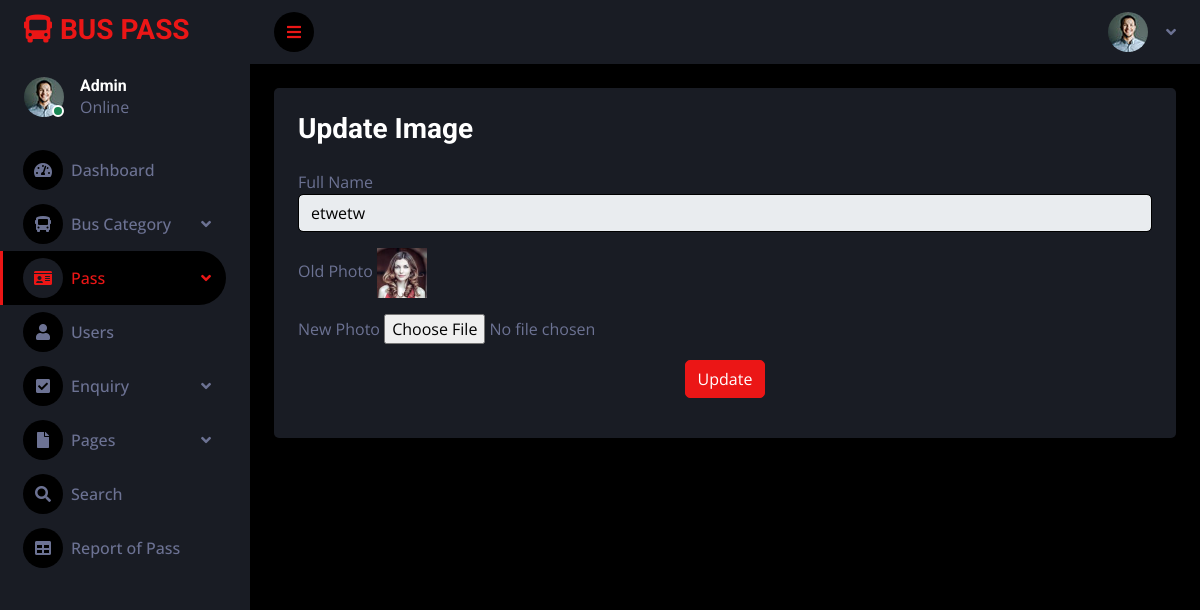
The app's page /admin/changeimage.php?editid=14 (signed in) with its own data.
### tables this page shows
CREATE TABLE `tblpass` (
  `ID` int(10) NOT NULL,
  `PassNumber` varchar(200) DEFAULT NULL,
  `FullName` varchar(200) DEFAULT NULL,
  `ProfileImage` varchar(200) DEFAULT NULL,
  `ContactNumber` bigint(10) DEFAULT NULL,
  `Email` varchar(200) DEFAULT NULL,
  `IdentityType` varchar(200) DEFAULT NULL,
  `IdentityCardno` varchar(200) DEFAULT NULL,
  `Category` varchar(100) DEFAULT NULL,
  `Source` varchar(200) DEFAULT NULL,
  `Destination` varchar(200) DEFAULT NULL,
  `FromDate` varchar(200) DEFAULT NULL,
  `ToDate` varchar(200) DEFAULT NULL,
  `Cost` decimal(10,0) DEFAULT NULL,
  `Status` varchar(50) NOT NULL DEFAULT 'Pending',
  `Payment` varchar(100) NOT NULL DEFAULT 'Not Done',
  `PasscreationDate` timestamp NULL DEFAULT current_timestamp()
);

### admin/changeimage.php (the view, shortened to what this page needs)
<?php
include('includes/dbconnection.php');
?>
<html>
<head>
    <link href="https://cdnjs.cloudflare.com/ajax/libs/font-awesome/5.10.0/css/all.min.css" rel="stylesheet">
    <link href="https://cdn.jsdelivr.net/npm/bootstrap-icons@1.4.1/font/bootstrap-icons.css" rel="stylesheet">
    <link href="lib/owlcarousel/assets/owl.carousel.min.css" rel="stylesheet">
    <link href="lib/tempusdominus/css/tempusdominus-bootstrap-4.min.css" rel="stylesheet" />
    <link href="css/bootstrap.min.css" rel="stylesheet">
    <link href="css/style.css" rel="stylesheet">
</head>
<body>
    <?php include('includes/sidebar2.php');?>
    <div class="content">
        <?php include_once('includes/header.php');?>
        <div class="container-fluid position-relative d-flex p-0">
            <div class="container-fluid pt-4 px-4">
                <div class="col-12">
                    <div class="col-12">
                        <div class="bg-secondary rounded h-100 p-4">
                            <h3 class="mb-4">Update Image</h3>
                            <form method="post" enctype="multipart/form-data">
                                <?php
                                $eid = $_GET['editid'];
                                $sql = "SELECT * FROM tblpass WHERE ID = :eid";
                                $query = $dbh->prepare($sql);
                                $query->bindParam(':eid', $eid, PDO::PARAM_STR);
                                $query->execute();
                                $results = $query->fetchAll(PDO::FETCH_OBJ);
                                if ($query->rowCount() > 0) {
                                    foreach ($results as $row) {
                                        ?>
                                        <div class="mb-3">
                                            <label for="exampleInputEmail1">Full Name</label>
                                            <input type="text" name="fullname" value="<?php echo $row->FullName; ?>" class="form-control" readonly="true">
                                        </div>
                                        <div class="mb-3">
                                            <label for="exampleInputEmail1">Old Photo</label>
                                            <img src="images/<?php echo $row->ProfileImage; ?>" width="50" height="50" alt="Old Photo">
                                        </div>
                                        <div class="mb-3">
                                            <label for="exampleInputEmail1">New Photo</label>
                                            <input type="file" name="propic" accept="images/*">
                                        </div>
                                <?php
                                    }
                                }
                                ?>
                                <p style="text-align:center">
                                    <button type="submit" class="btn btn-primary" name="submit" id="submit">Update</button>
                                </p>
                            </form>
                        </div>
                    </div>
                </div>
            </div>
        </div>
</body>
</html>

### admin/includes/sidebar2.php (shortened to what this page needs)
<?php
include('includes/dbconnection.php');
?>
<!DOCTYPE html>
<html lang="en">
<head>
    <link href="https://cdnjs.cloudflare.com/ajax/libs/font-awesome/5.10.0/css/all.min.css" rel="stylesheet">
    <link href="https://cdn.jsdelivr.net/npm/bootstrap-icons@1.4.1/font/bootstrap-icons.css" rel="stylesheet">
    <link href="lib/owlcarousel/assets/owl.carousel.min.css" rel="stylesheet">
    <link href="lib/tempusdominus/css/tempusdominus-bootstrap-4.min.css" rel="stylesheet" />
    <link href="css/bootstrap.min.css" rel="stylesheet">
    <link href="css/style.css" rel="stylesheet">
</head>
<body>
 <div class="sidebar pe-4 pb-3">
            <nav class="navbar bg-secondary navbar-dark">
                <a href="dashboard.php" class="navbar-brand mx-4 mb-3">
                    <h3 class="text-primary"><i class="fa fa-bus me-2"></i>BUS PASS</h3>
                </a>
                <div class="d-flex align-items-center ms-4 mb-4">
                    <div class="position-relative">
                        <img class="rounded-circle" src="img/user.jpg" alt="" style="width: 40px; height: 40px;">
                        <div class="bg-success rounded-circle border border-2 border-white position-absolute end-0 bottom-0 p-1"></div>
                    </div>
                    <?php
                            $aid = $_SESSION['bpmsaid'];
                            $sql = "SELECT AdminName FROM tbladmin WHERE ID=:aid";
                            $query = $dbh->prepare($sql);
                            $query->bindParam(':aid', $aid, PDO::PARAM_STR);
                            $query->execute();
                            $results = $query->fetchAll(PDO::FETCH_OBJ);
                            if ($query->rowCount() > 0) {
                                foreach ($results as $row) {
                            ?>
                    <div class="ms-3">
                        <h6 class="mb-0"><?php echo $row->AdminName; ?></h6>
                        <span>Online</span>
                    </div>
                    <?php $cnt = $cnt + 1;
                                }
                            } ?>
                </div>
                <div class="navbar-nav w-100">
                    <a href="dashboard.php" class="nav-item nav-link "><i class="fa fa-tachometer-alt me-2"></i>Dashboard</a>
                    <div class="nav-item dropdown">
                        <a href="#" class="nav-link dropdown-toggle" data-bs-toggle="dropdown"><i class="fa fa-bus me-2"></i>Bus Category</a>
                    </div>
                    <div class="nav-item dropdown">
                        <a href="#" class="nav-link dropdown-toggle active" data-bs-toggle="dropdown"><i class="fa fa-id-card me-2"></i>Pass</a>
                    </div>
                    <a href="manage-user.php" class="nav-item nav-link"><i class="fa fa-user me-2"></i>Users</a>
                    <div class="nav-item dropdown">
                        <a href="#" class="nav-link dropdown-toggle" data-bs-toggle="dropdown"><i class="fa fa-check-square me-2"></i>Enquiry</a>
                    </div>
                    <div class="nav-item dropdown">
                        <a href="#" class="nav-link dropdown-toggle" data-bs-toggle="dropdown"><i class="fa fa-file me-2"></i>Pages</a>
                    </div>
                    <a href="search-pass.php" class="nav-item nav-link"><i class="fa fa-search me-2"></i>Search</a>
                    <a href="pass-bwdates-report.php" class="nav-item nav-link"><i class="fa fa-table me-2"></i>Report of Pass</a>
                </div>
            </nav>
        </div>
</body>
</html>

### admin/css/style.css (style rules this page uses)
:root { --primary: #EB1616; --secondary: #191C24; --light: #6C7293; --dark: #000000; }
.btn { transition: .5s; }
.sidebar { position: fixed; top: 0; left: 0; bottom: 0; width: 250px; height: 100vh; overflow-y: auto; background: var(--secondary); transition: 0.5s; z-index: 999; }
.content { margin-left: 250px; min-height: 100vh; background: var(--dark); transition: 0.5s; }
@media (min-width: 992px) { .sidebar { margin-left: 0; } }
@media (min-width: 992px) { .content { width: calc(100% - 250px); } }
.sidebar .navbar .navbar-nav .nav-link { padding: 7px 20px; color: var(--light); font-weight: 500; border-left: 3px solid var(--secondary); border-radius: 0 30px 30px 0; outline: none; }
.sidebar .navbar .navbar-nav .nav-link:hover, .sidebar .navbar .navbar-nav .nav-link.active { color: var(--primary); background: var(--dark); border-color: var(--primary); }
.sidebar .navbar .navbar-nav .nav-link i { width: 40px; height: 40px; display: inline-flex; align-items: center; justify-content: center; background: var(--dark); border-radius: 40px; }
.sidebar .navbar .navbar-nav .nav-link:hover i, .sidebar .navbar .navbar-nav .nav-link.active i { background: var(--secondary); }
.sidebar .navbar .dropdown-toggle::after { position: absolute; top: 15px; right: 15px; border: none; content: "\f107"; font-family: "Font Awesome 5 Free"; font-weight: 900; transition: .5s; }

### records on screen
tblpass: fullname "etwetw", ProfileImage (picture)

### other values on screen
$row->AdminName "Admin"
